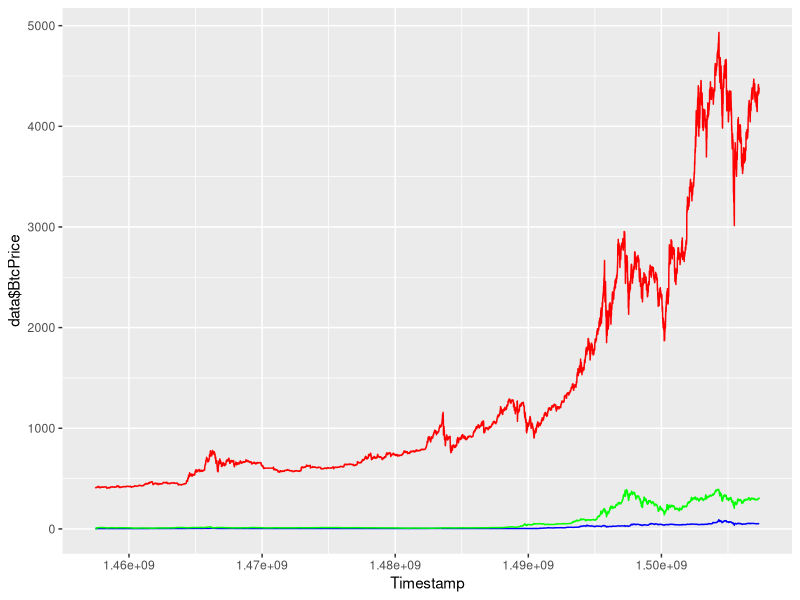
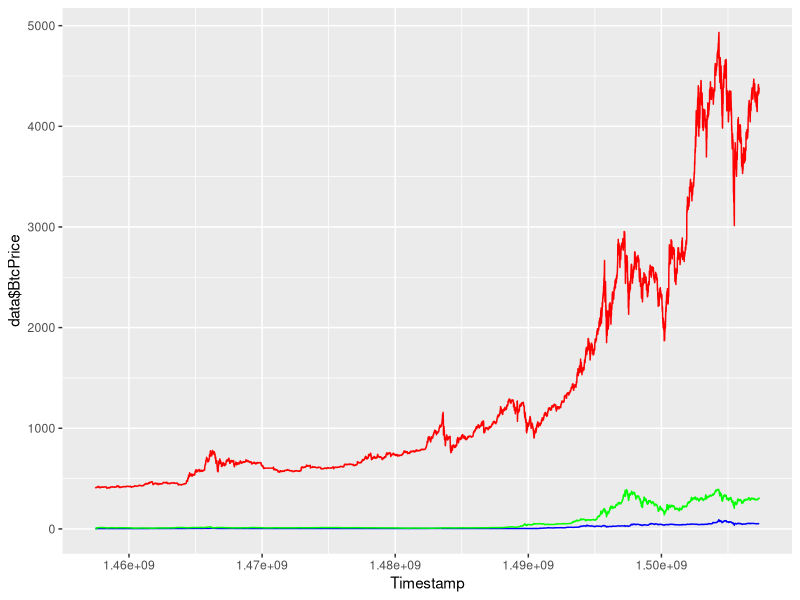
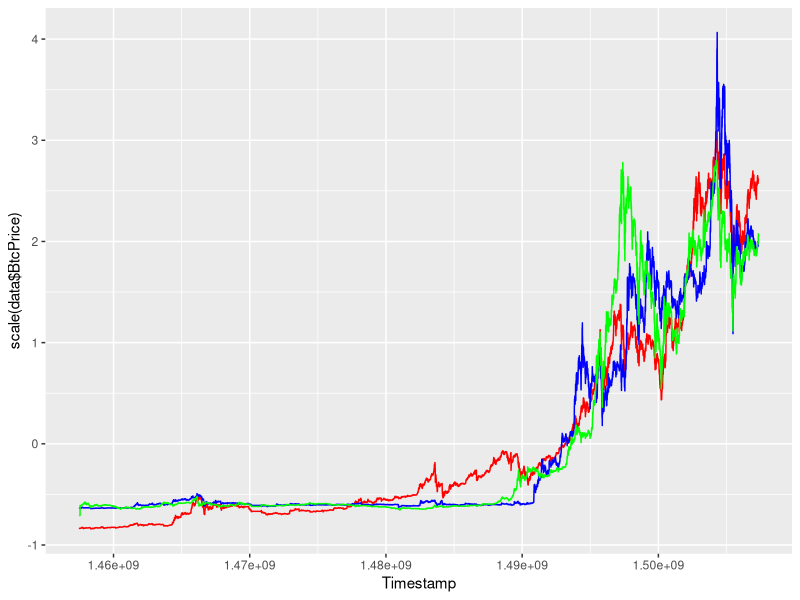
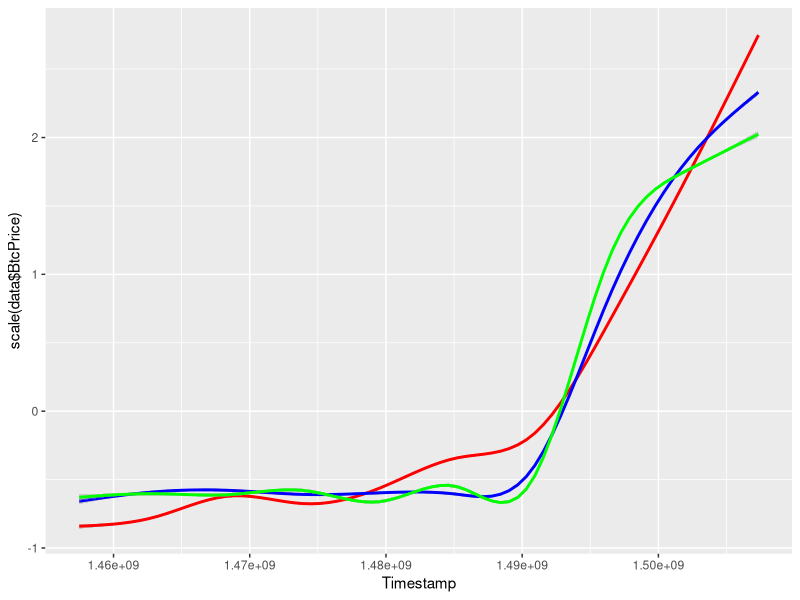
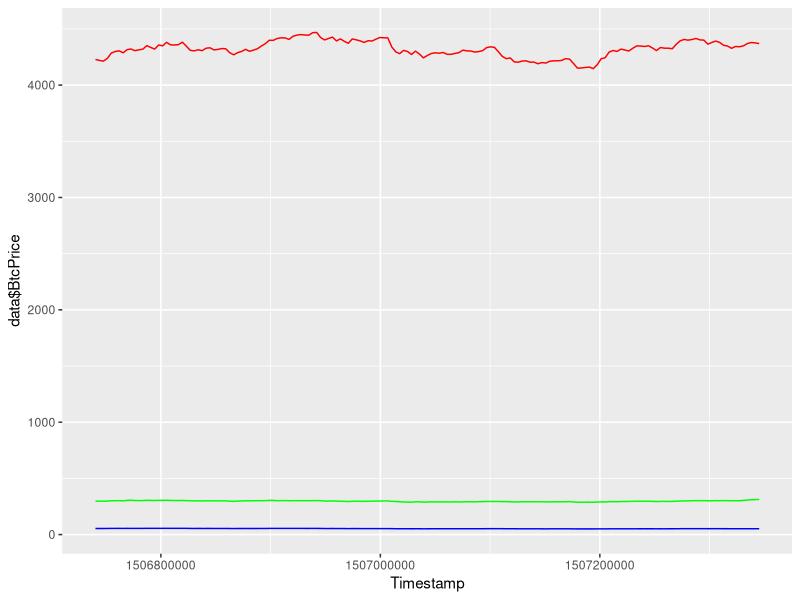
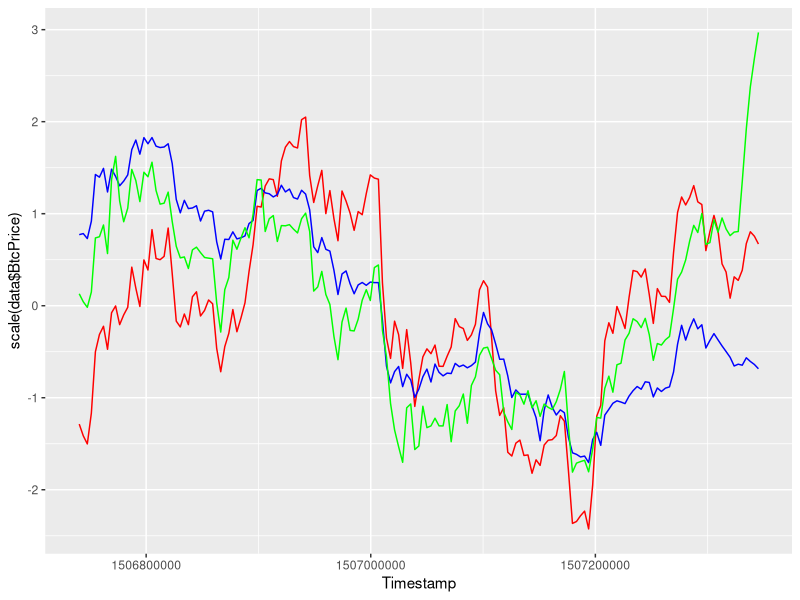
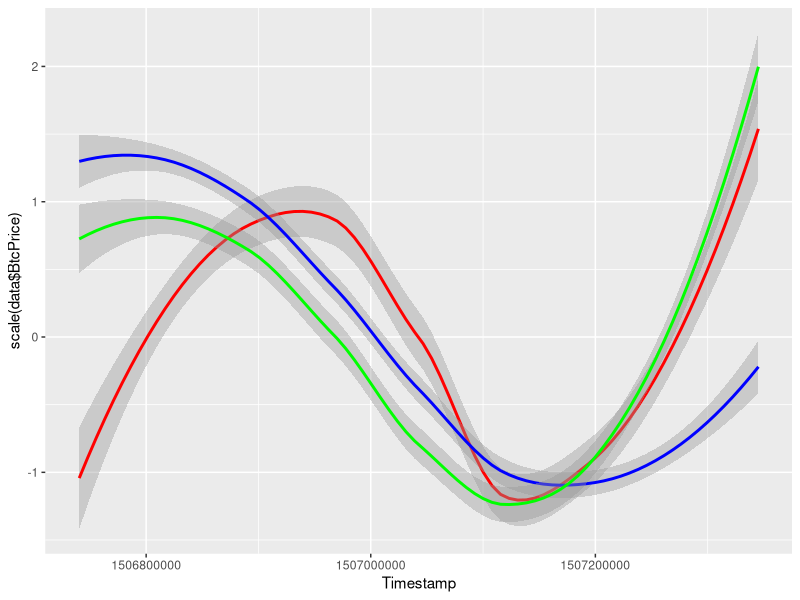
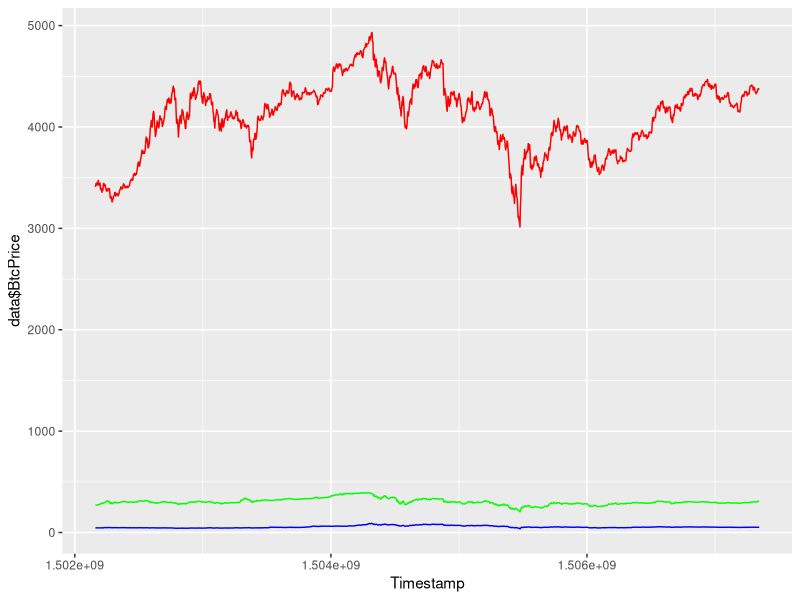

Write the R code that produced these figures, in order.
library(data.table)
library(ggplot2)
library(grid)
library(gridExtra)
library(quantmod)

bitcoin <- fread("HourlyData/vwapHourlyBTCUSD.csv")
names(bitcoin) <- c("Timestamp", "BtcDate", "BtcPrice", "BtcVolume")

litecoin <- fread("HourlyData/vwapHourlyLTCUSD.csv")
names(litecoin) <- c("Timestamp", "LtcDate", "LtcPrice", "LtcVolume")

ethereum <- fread("HourlyData/vwapHourlyETHUSD.csv")
names(ethereum) <- c("Timestamp", "EtcDate", "EtcPrice", "EtcVolume")

merge1 <- merge(bitcoin, litecoin, by= "Timestamp")
coins <- merge(merge1, ethereum, by= "Timestamp")
rm(merge1)
coins2017 <- subset(coins, "Timestamp" >= 1483228800)

plot.my.biz1 <-  function(data){
  print(ggplot(data, aes(Timestamp)) +
          geom_line(aes(y=data$BtcPrice), color = "red") +
          geom_line(aes(y=data$LtcPrice), color = "blue") +
          geom_line(aes(y=data$EtcPrice), color = "green"))
}
plot.my.biz2 <-  function(data){
  ggplot(data, aes(Timestamp)) +
    geom_line(aes(y=scale(data$BtcPrice)), color = "red") +
    geom_line(aes(y=scale(data$LtcPrice)), color = "blue") +
    geom_line(aes(y=scale(data$EtcPrice)), color = "green")
}
plot.my.biz3 <-  function(data){  
  ggplot(data, aes(Timestamp)) +
    geom_smooth(aes(y=scale(data$BtcPrice)), color = "red") +
    geom_smooth(aes(y=scale(data$LtcPrice)), color = "blue") +
    geom_smooth(aes(y=scale(data$EtcPrice)), color = "green")
}

plot.my.biz1(coins)

plot.my.biz1(coins2017)
plot.my.biz2(coins2017)
plot.my.biz3(coins2017)

lastTrade <- max(coins$Timestamp)
lastTradeWeek <- lastTrade - 604800
lastTrade60 <- lastTrade - 5184000
lastTrade180 <- lastTrade - 15552000
first2017Trade <- 1483228800
first90d2017 <- 1483228800 + 7776000
first180d2017 <- 1483228800 + 15552000

coinsLastWeek <- subset(coins, Timestamp >= lastTradeWeek)
coinsLast60 <- subset(coins, Timestamp >= lastTrade60)
coinsLast180 <- subset(coins, Timestamp >= lastTrade180)
coinsFirst90d2017 <- subset(coins, Timestamp >= first2017Trade & Timestamp <= first90d2017)
coinsFirst180d2017 <- subset(coins, Timestamp >= first2017Trade & Timestamp <= first180d2017)

plot.my.biz1(coinsLastWeek)
plot.my.biz2(coinsLastWeek)
plot.my.biz3(coinsLastWeek)
  
plot.my.biz1(coinsLast60)
plot.my.biz2(coinsLast60)
plot.my.biz3(coinsLast60)

plot.my.biz1(coinsLast180)
plot.my.biz2(coinsLast180)
plot.my.biz3(coinsLast180)

plot.my.biz1(coinsFirst90d2017)
plot.my.biz2(coinsFirst90d2017)
plot.my.biz3(coinsFirst90d2017)

plot.my.biz1(coinsFirst180d2017)
plot.my.biz2(coinsFirst180d2017)
plot.my.biz3(coinsFirst180d2017)
